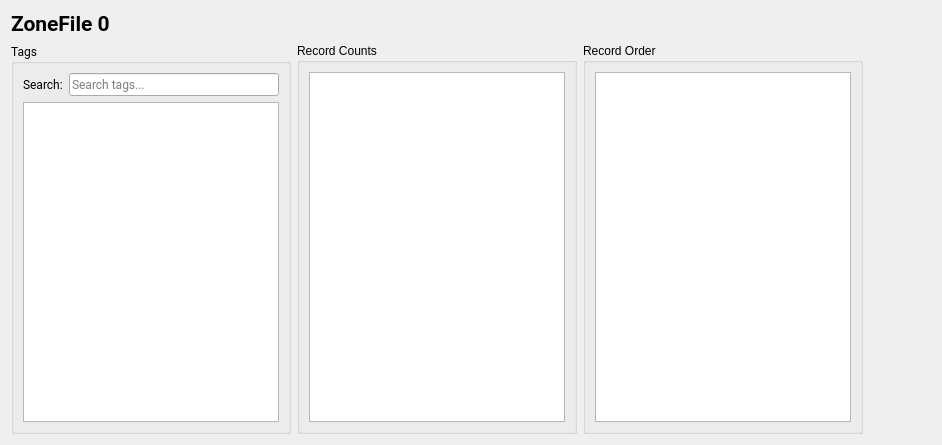
<?xml version="1.0" encoding="UTF-8"?>
<ui version="4.0">
 <class>ZoneFileViewer</class>
 <widget class="QWidget" name="ZoneFileViewer">
  <property name="geometry">
   <rect>
    <x>0</x>
    <y>0</y>
    <width>942</width>
    <height>445</height>
   </rect>
  </property>
  <property name="minimumSize">
   <size>
    <width>942</width>
    <height>445</height>
   </size>
  </property>
  <property name="windowTitle">
   <string>Form</string>
  </property>
  <layout class="QVBoxLayout" name="verticalLayout_2">
   <item>
    <widget class="QLabel" name="label_Title">
     <property name="font">
      <font>
       <family>Roboto</family>
       <pointsize>16</pointsize>
       <bold>true</bold>
      </font>
     </property>
     <property name="text">
      <string>ZoneFile 0</string>
     </property>
    </widget>
   </item>
   <item>
    <layout class="QHBoxLayout" name="horizontalLayout_4">
     <item>
      <layout class="QHBoxLayout" name="horizontalLayout_2">
       <item>
        <widget class="QGroupBox" name="groupBox_Tags">
         <property name="minimumSize">
          <size>
           <width>225</width>
           <height>0</height>
          </size>
         </property>
         <property name="font">
          <font>
           <family>Roboto</family>
           <pointsize>9</pointsize>
          </font>
         </property>
         <property name="title">
          <string>Tags</string>
         </property>
         <layout class="QVBoxLayout" name="verticalLayout">
          <item>
           <layout class="QHBoxLayout" name="horizontalLayout">
            <item>
             <widget class="QLabel" name="label_3">
              <property name="text">
               <string>Search:</string>
              </property>
             </widget>
            </item>
            <item>
             <widget class="QLineEdit" name="lineEdit_TagSearch">
              <property name="placeholderText">
               <string>Search tags...</string>
              </property>
             </widget>
            </item>
           </layout>
          </item>
          <item>
           <widget class="QListWidget" name="listWidget_Tags"/>
          </item>
         </layout>
        </widget>
       </item>
       <item>
        <widget class="QGroupBox" name="groupBox_RecordCounts">
         <property name="minimumSize">
          <size>
           <width>179</width>
           <height>0</height>
          </size>
         </property>
         <property name="title">
          <string>Record Counts</string>
         </property>
         <layout class="QVBoxLayout" name="verticalLayout_4">
          <item>
           <widget class="QTableWidget" name="tableWidget_RecordCounts"/>
          </item>
         </layout>
        </widget>
       </item>
       <item>
        <widget class="QGroupBox" name="groupBox_RecordOrder">
         <property name="minimumSize">
          <size>
           <width>179</width>
           <height>0</height>
          </size>
         </property>
         <property name="title">
          <string>Record Order</string>
         </property>
         <layout class="QVBoxLayout" name="verticalLayout_3">
          <item>
           <widget class="QTableWidget" name="tableWidget_RecordOrder"/>
          </item>
         </layout>
        </widget>
       </item>
      </layout>
     </item>
     <item>
      <spacer name="horizontalSpacer">
       <property name="orientation">
        <enum>Qt::Orientation::Horizontal</enum>
       </property>
       <property name="sizeHint" stdset="0">
        <size>
         <width>40</width>
         <height>20</height>
        </size>
       </property>
      </spacer>
     </item>
    </layout>
   </item>
  </layout>
 </widget>
 <resources/>
 <connections/>
</ui>
